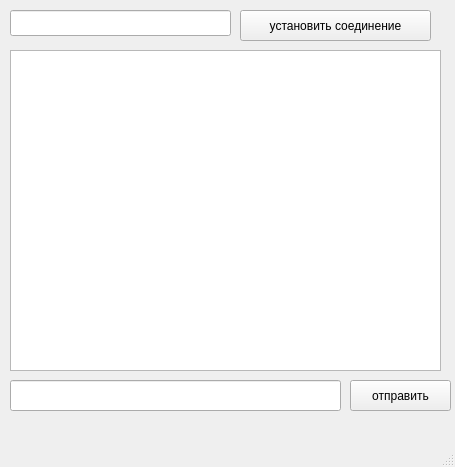
<?xml version="1.0" encoding="UTF-8"?>
<ui version="4.0">
 <class>MainWindow</class>
 <widget class="QMainWindow" name="MainWindow">
  <property name="geometry">
   <rect>
    <x>0</x>
    <y>0</y>
    <width>455</width>
    <height>467</height>
   </rect>
  </property>
  <property name="windowTitle">
   <string>MainWindow</string>
  </property>
  <widget class="QWidget" name="centralwidget">
   <widget class="QPushButton" name="pushButton">
    <property name="geometry">
     <rect>
      <x>240</x>
      <y>10</y>
      <width>191</width>
      <height>31</height>
     </rect>
    </property>
    <property name="text">
     <string>установить соединение</string>
    </property>
   </widget>
   <widget class="QLineEdit" name="lineEdit">
    <property name="geometry">
     <rect>
      <x>10</x>
      <y>380</y>
      <width>331</width>
      <height>31</height>
     </rect>
    </property>
   </widget>
   <widget class="QTextBrowser" name="textBrowser">
    <property name="geometry">
     <rect>
      <x>10</x>
      <y>50</y>
      <width>431</width>
      <height>321</height>
     </rect>
    </property>
   </widget>
   <widget class="QPushButton" name="pushButton_2">
    <property name="geometry">
     <rect>
      <x>350</x>
      <y>380</y>
      <width>101</width>
      <height>31</height>
     </rect>
    </property>
    <property name="text">
     <string>отправить</string>
    </property>
   </widget>
   <widget class="QLineEdit" name="lineEdit_2">
    <property name="geometry">
     <rect>
      <x>10</x>
      <y>10</y>
      <width>221</width>
      <height>26</height>
     </rect>
    </property>
   </widget>
  </widget>
  <widget class="QMenuBar" name="menubar">
   <property name="geometry">
    <rect>
     <x>0</x>
     <y>0</y>
     <width>455</width>
     <height>26</height>
    </rect>
   </property>
  </widget>
  <widget class="QStatusBar" name="statusbar"/>
 </widget>
 <resources/>
 <connections/>
</ui>
